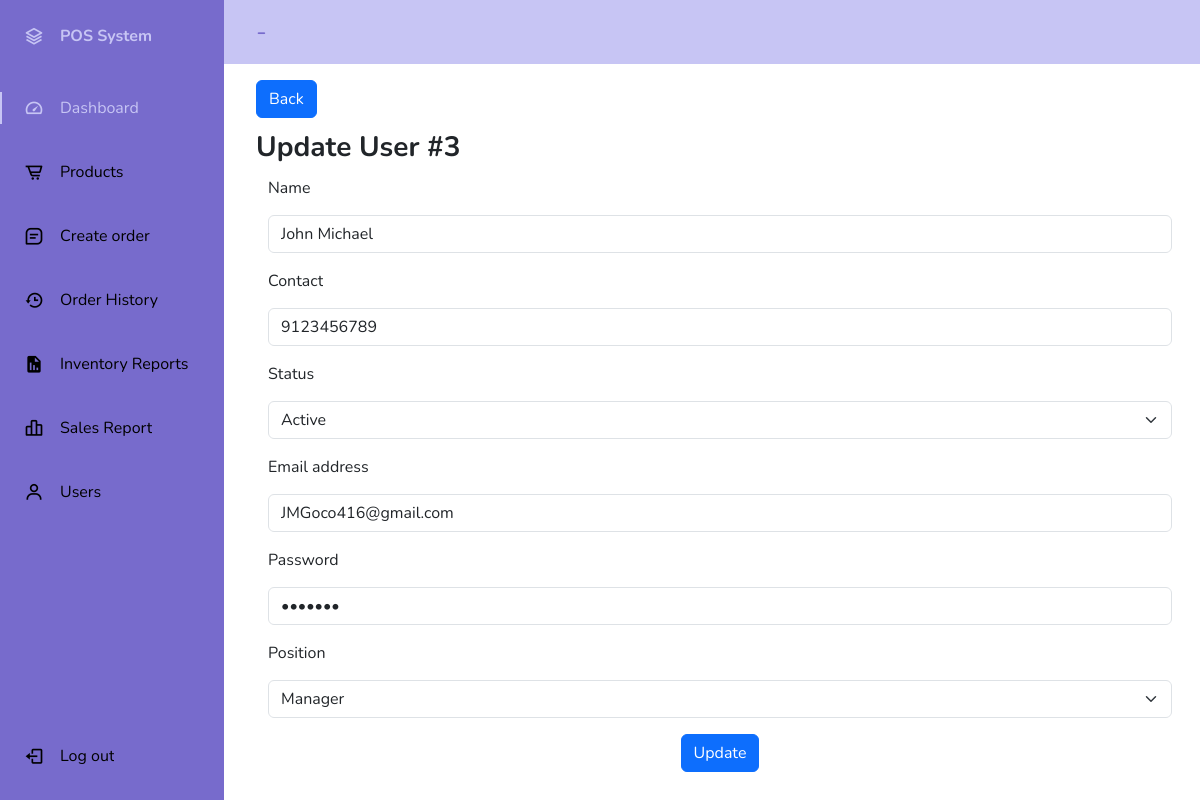
Screenshot of /Admin/users/editUser.php?userID=3 with the database file from the repository.
### tables this page shows
CREATE TABLE `users` (
  `userID` int(11) NOT NULL,
  `Name` varchar(100) NOT NULL,
  `Contact` bigint(100) NOT NULL,
  `Email` varchar(100) NOT NULL,
  `Password` varchar(100) NOT NULL,
  `Position` varchar(100) NOT NULL,
  `Status` varchar(100) NOT NULL,
  `Archive` varchar(100) NOT NULL
);

### Admin/users/editUser.php (the view, shortened to what this page needs)
<?php
include "../includes/dbconn.php";
$userID = $_GET['userID'];
$sql = "SELECT * FROM `users` WHERE `userID` = '{$userID}'";
$result = mysqli_query($conn, $sql);
$row = $result->fetch_assoc();
$name = $row['Name'];
$contact = $row['Contact'];
$email = $row['Email'];
$password = $row['Password'];
$position = $row['Position'];
$status = $row['Status'];
?>
<!doctype html>
<html lang="en">
<head>
    <link href="https://cdn.jsdelivr.net/npm/bootstrap@5.3.2/dist/css/bootstrap.min.css" rel="stylesheet">
    <link href="https://cdn.jsdelivr.net/npm/boxicons@latest/css/boxicons.min.css" rel="stylesheet">
    <link rel="stylesheet" href="../includes/style.css">
</head>
<body id="body-pd">
<header class="header" id="header">
        <div class="header_toggle"><?php echo $_SESSION['Name'] . ' - ' . $_SESSION['Position'] ?></div>
        <div class="header_img"> <img src="https://visualpharm.com/assets/381/Admin-595b40b65ba036ed117d3b23.svg" alt=""> </div>
    </header>
    <div class="l-navbar" id="nav-bar">
    <nav class="nav">
            <div>
                <a href="" class="nav_logo">
                    <i class='bx bx-layer nav_logo-icon'></i>
                    <span class="nav_logo-name">POS System</span>
                </a>
                <div class="nav_list">
                    <a href="../dashboard/dashboard.php" class="nav_link active">
                        <i class='bx bx-tachometer nav_icon'></i>
                        <span class="nav_name">Dashboard</span>
                    </a>
                    <a href="../products/allProducts.php" class="nav_link">
                        <i class='bx bx-cart-alt nav_icon'></i>
                        <span class="nav_name">Products</span>
                    </a>
                    <a href="../CreateOrder/createOrder.php" class="nav_link">
                        <i class='bx bx-message-square-detail nav_icon'></i>
                        <span class="nav_name">Create order</span>
                    </a>
                    <a href="../orderHistory/history.php" class="nav_link">
                        <i class='bx bx-history nav_icon'></i>
                        <span class="nav_name">Order History</span>
                    </a>
                    <a href="../Inventory Report/inventoryReport.php" class="nav_link">
                        <i class='bx bxs-report nav_icon'></i>
                        <span class="nav_name">Inventory Reports</span>
                    </a> <a href="../SalesReport/salesReport.php" class="nav_link">
                        <i class='bx bx-bar-chart-alt-2 nav_icon'></i>
                        <span class="nav_name">Sales Report</span>
                    </a>
                    <a href="/Admin/users/allUsers.php" class="nav_link">
                        <i class='bx bx-user nav_icon'></i>
                        <span class="nav_name">Users</span>
                    </a>
                </div>
            </div>
            <a href="/Admin/logout.php" class="nav_link">
                <i class='bx bx-log-out nav_icon'></i>
                <span class="nav_name">Log out</span>
            </a>
        </nav>
    </div>
    <div class="bg-body text-center">
        <div class="text-start">
            <a href="allUsers.php" class="btn btn-primary mt-3">Back</a>
        </div>
        <p class="text-start fw-bold fs-3 my-2">Update User #<?php echo $userID; ?></p>
        <div class="container">
            <div class="row justify-content-center">
                <form class="text-start" method="POST" action="sqlUpdateUser.php?userID=<?php echo $row['userID']; ?>">
                    <div class="mb-3">
                        <label for="inputName" class="form-label">Name</label>
                        <input type="Text" class="form-control" id="inputName" name="inputName" value="<?php echo $name; ?>" required>
                    </div>
                    <div class="mb-3">
                        <label for="inputContact" class="form-label">Contact</label>
                        <input type="number" class="form-control" id="inputContact" name="inputContact" value="<?php echo $contact; ?>" required>
                    </div>
                    <div class="mb-3">
                        <label for="inputStatus" class="form-label">Status</label>
                        <select class="form-select" name="inputStatus" required>
                            <option value="Active" <?php echo ($status == 'Active') ? 'selected' : ''; ?>>Active</option>
                        </select>
                    </div>
                    <div class="mb-3">
                        <label for="inputEmail" class="form-label">Email address</label>
                        <input type="email" class="form-control" id="inputEmail" name="inputEmail" value="<?php echo $email; ?>" required>
                    </div>
                    <div class="mb-3">
                        <label for="inputPassword" class="form-label">Password</label>
                        <input type="password" class="form-control" id="inputPassword" name="inputPassword" value="<?php echo $password; ?>">
                    </div>
                    <div class="mb-3">
                        <label for="inputPosition" class="form-label">Position</label>
                        <select class="form-select" name="inputPosition" required>
                            <option value="Manager" <?php echo ($position == 'Manager') ? 'selected' : ''; ?>>Manager</option>
                        </select>
                    </div>
                    <div class="mb-3 d-flex justify-content-center">
                        <button type="submit" class="btn btn-primary" onclick="checkPosition();">Update</button>
                    </div>
                </form>
            </div>
        </div>
    </div>
</body>
</html>

### Admin/includes/style.css (style rules this page uses)
:root { --header-height: 3rem; --nav-width: 68px; --first-color: #776BCC; --first-color-light: black; --white-color: #C7C5F4; --body-font: 'Nunito', sans-serif; --normal-font-size: 1rem; --z-fixed: 100 }
* { overflow-x: hidden; }
body { position: relative; margin: var(--header-height) 0 0 0; padding: 0 1rem; font-family: var(--body-font); font-size: var(--normal-font-size); }
a { text-decoration: none; }
.header { width: 100%; height: var(--header-height); position: fixed; top: 0; left: 0; display: flex; align-items: center; justify-content: space-between; padding: 0 1rem; background-color: var(--white-color); z-index: var(--z-fixed); }
.header_toggle { color: var(--first-color); font-size: 1.6rem; cursor: pointer; }
.header_img { width: 35px; height: 35px; display: flex; justify-content: center; border-radius: 50%; overflow: hidden; }
.header_img img { width: 40px; }
.l-navbar { position: fixed; top: 0; left: -30%; width: var(--nav-width); height: 100vh; background-color: var(--first-color); padding: .5rem 1rem 0 0; z-index: var(--z-fixed); }
.nav { height: 100%; display: flex; flex-direction: column; justify-content: space-between; overflow: hidden; }
.nav_logo, .nav_link { display: grid; grid-template-columns: max-content max-content; align-items: center; column-gap: 1rem; padding: .5rem 0 .5rem 1.5rem; }
.nav_logo { margin-bottom: 2rem; }
.nav_logo-icon { font-size: 1.25rem; color: var(--white-color); }
.nav_logo-name { color: var(--white-color); font-weight: 700; }
.nav_link { position: relative; color: var(--first-color-light); margin-bottom: 1.5rem; }
.nav_icon { font-size: 1.25rem; }
.show { left: 0; }
.body-pd { padding-left: calc(var(--nav-width) + 1rem); }
.active { color: var(--white-color); }
.active::before { content: ''; position: absolute; left: 0; width: 2px; height: 32px; background-color: var(--white-color); }
@media screen and (min-width: 768px) { body { margin: calc(var(--header-height) + 1rem) 0 0 0; padding-left: calc(var(--nav-width) + 2rem); } }
@media screen and (min-width: 768px) { .header { height: calc(var(--header-height) + 1rem); padding: 0 2rem 0 calc(var(--nav-width) + 2rem); } }
@media screen and (min-width: 768px) { .header_img { width: 40px; height: 40px; } }
@media screen and (min-width: 768px) { .header_img img { width: 45px; } }
@media screen and (min-width: 768px) { .l-navbar { left: 0; padding: 1rem 1rem 0 0; } }
@media screen and (min-width: 768px) { .show { width: calc(var(--nav-width) + 156px); } }
@media screen and (min-width: 768px) { .body-pd { padding-left: calc(var(--nav-width) + 188px); } }

### rows the page displays
users: inputName "John Michael", inputContact "9123456789", inputStatus "Active", inputEmail "JMGoco416@gmail.com", inputPosition "Manager"

### other values shown
$userID "3"
